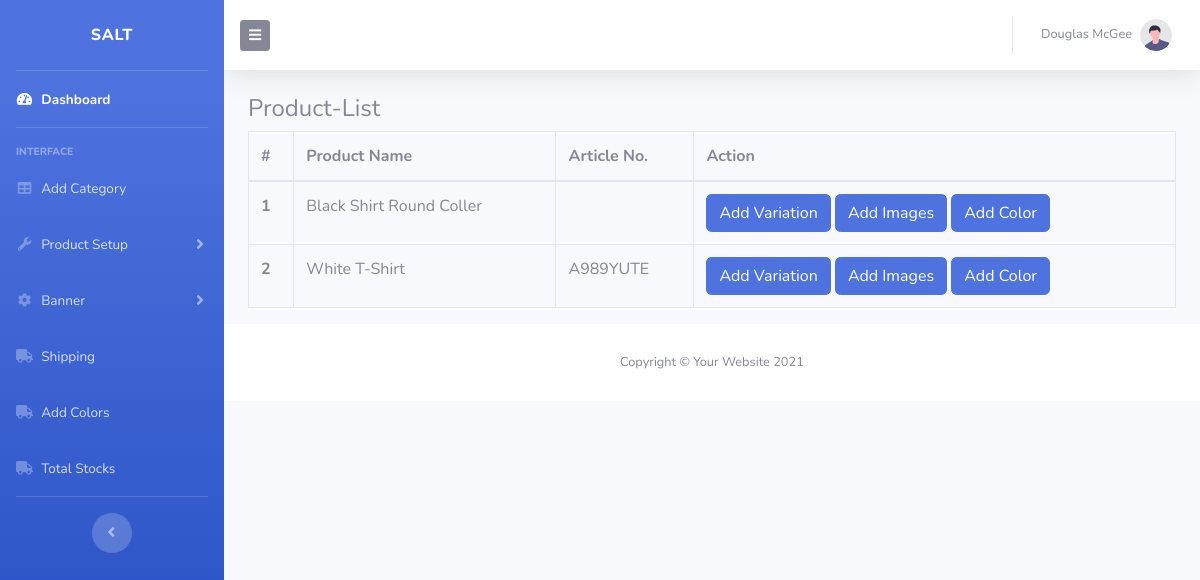
/product-list, run on an earlier commit of the app's database.
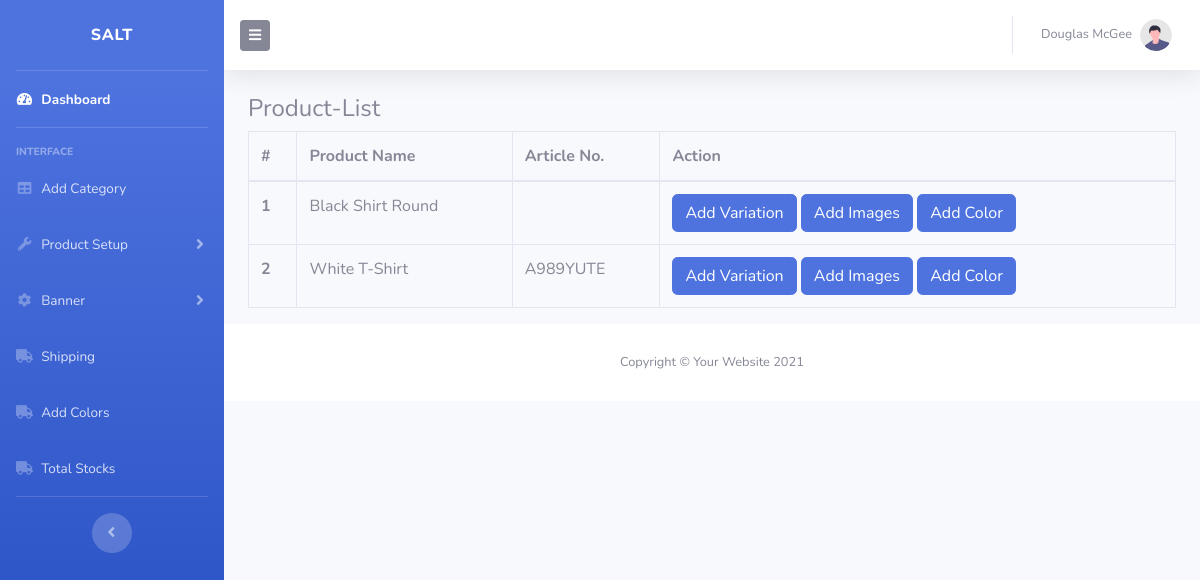
And on a later commit of the database.
### tables this page shows
CREATE TABLE `tbl_main_product` (
  `product_id` int(12) NOT NULL,
  `product_uuid` varchar(255) NOT NULL,
  `product_name` varchar(255) NOT NULL,
  `slug_product` varchar(255) NOT NULL,
  `brand_name` varchar(25) NOT NULL,
  `article_no` varchar(100) NOT NULL,
  `parent_cat_id` int(2) NOT NULL,
  `child_cat_id` int(2) NOT NULL,
  `slug_cat_child` varchar(255) DEFAULT NULL,
  `product_main_image` varchar(255) NOT NULL,
  `product_short_description` varchar(255) NOT NULL,
  `product_long_description` varchar(255) NOT NULL,
  `product_size` varchar(255) NOT NULL,
  `product_size_name` varchar(255) NOT NULL,
  `product_color` varchar(255) NOT NULL,
  `product_color_name` varchar(255) NOT NULL,
  `product_quantity` int(100) NOT NULL,
  `product_mrp` int(6) NOT NULL,
  `product_selling_price` int(6) NOT NULL,
  `discount_percentage` int(2) NOT NULL,
  `created_at` timestamp(6) NOT NULL DEFAULT current_timestamp(6) ON UPDATE current_timestamp(6),
  `updated_at` timestamp(6) NOT NULL DEFAULT '0000-00-00 00:00:00.000000',
  `status` int(2) NOT NULL DEFAULT 1,
  `isActive` int(2) NOT NULL DEFAULT 1
);

### application/controllers/Admin/Admin_Controller.php (called while the page is built, shortened)
<?php
class Admin_Controller extends CI_Controller {
	function __construct() {
		$this->load->helper('url');
        $this->load->model('Admin_model');
	}
	public function show_product_list()
	{
		$data['product_list'] = $this->Admin_model->fetchProductList();
		$this->load->view('admin/header');
		$this->load->view('admin/side_nav');
		$this->load->view('admin/top_nav');
		$this->load->view('admin/product_list', $data);
		$this->load->view('admin/footer');
	}
}

### index.php (called while the page is built, shortened)
<?php
require_once BASEPATH.'core/CodeIgniter.php';

### application/models/Admin_model.php (called while the page is built, shortened)
<?php
 class Admin_Model extends CI_Model{
    public function fetchProductList()
    {
        $query = "SELECT product_id,product_uuid,product_name,article_no FROM tbl_main_product WHERE status='1'";
        $q = $this->db->query($query);
        if ($q->num_rows() > 0) {
               return $q->result();
          }
          else {
              return NULL;
          }
    }
}

### application/views/admin/Product_list.php (the view, shortened to what this page needs)
<!DOCTYPE html>
<html lang="en">
<head>
    <div class="container">
      <h4>Product-List</h4>
    <table class="table table-bordered">
  <thead>
    <tr>
      <th scope="col">#</th>
      <th scope="col">Product Name</th>
      <th scope="col">Article No.</th>
      <th scope="col">Action</th>
    </tr>
  </thead>
  <tbody>
    <?php
    if(isset($product_list)){
    foreach($product_list as $row):?>
    <tr>
      <th><?= $row->product_id; ?></th>
      <td><?= $row->product_name; ?></td>
      <td><?= $row->article_no; ?></td>
      <td>
      <a href="<?= base_url('add-variation/').$row->product_uuid; ?>" class="btn btn-primary" role="button" aria-pressed="true">Add Variation</a>
      <a href="<?= base_url('add-images/').$row->product_uuid; ?>" class="btn btn-primary" role="button" aria-pressed="true">Add Images</a>
      <a href="<?= base_url('add-colored-images/').$row->product_uuid; ?>" class="btn btn-primary" role="button" aria-pressed="true">Add Color</a>
      </td>
    </tr>
    <?php endforeach;} ?>
  </tbody>
</table>
    </div>
</head>
<body>
</body>
</html>

What changed in the data, as far as the page shows it:
changed tbl_main_product id 1: product_name "Black Shirt Round Coller" → "Black Shirt Round"
